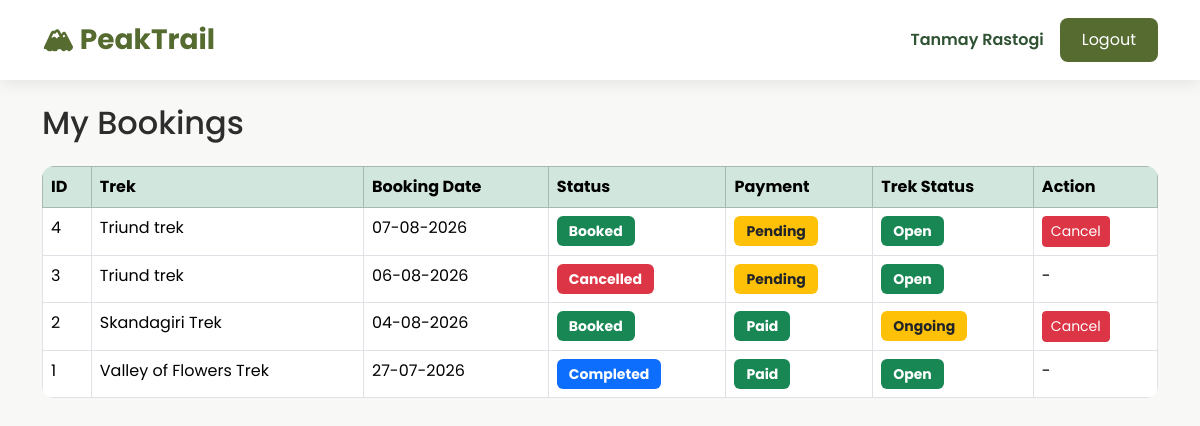
Page /trekker/my-bookings (signed in) on the committed database.
### models/user.py (models this page shows, shortened)
class User(UserMixin, db.Model):
    __tablename__ = "users"
    id = db.Column(db.Integer, primary_key=True)
    name = db.Column(db.String(100), nullable=False)
    email = db.Column(db.String(120), unique=True, nullable=False)
    password = db.Column(db.String(255), nullable=False)
    role = db.Column(db.String(20), nullable=False)
    is_active = db.Column(db.Boolean, default=True)
    is_blacklisted = db.Column(db.Boolean, default=False)
    created_at = db.Column(db.DateTime, default=datetime.utcnow)
    bookings = db.relationship("Booking", backref="user", lazy=True)
    staff_profile = db.relationship(
        "StaffProfile",
        backref="user",
        uselist=False
    )

### models/booking.py (models this page shows, shortened)
class Booking(db.Model):
    __tablename__ = "bookings"
    id = db.Column(db.Integer, primary_key=True)
    user_id = db.Column(
        db.Integer,
        db.ForeignKey("users.id"),
        nullable=False
    )
    trek_id = db.Column(
        db.Integer,
        db.ForeignKey("treks.id"),
        nullable=False
    )
    booking_date = db.Column(
        db.DateTime,
        default=datetime.utcnow
    )
    booking_status = db.Column(
        db.String(20),
        default="Booked"
    )
    payment_status = db.Column(
        db.String(20),
        default="Pending"
    )

### models/trek.py (models this page shows, shortened)
class Trek(db.Model):
    __tablename__ = "treks"
    id = db.Column(db.Integer, primary_key=True)
    trek_name = db.Column(db.String(100), nullable=False)
    location = db.Column(db.String(100), nullable=False)
    image_url = db.Column(db.String(500))
    price = db.Column(
        db.Float,
        nullable=False,
        default=0
    )
    difficulty = db.Column(db.String(20), nullable=False)
    duration = db.Column(db.Integer, nullable=False)
    available_slots = db.Column(db.Integer, nullable=False)
    description = db.Column(db.Text)
    start_date = db.Column(db.Date, nullable=False)
    end_date = db.Column(db.Date, nullable=False)
    status = db.Column(
        db.String(20),
        default="Open"
    )
    assigned_staff_id = db.Column(
        db.Integer,
        db.ForeignKey("staff_profiles.id"),
        nullable=True
    )
    bookings = db.relationship(
        "Booking",
        backref="trek",
        lazy=True,
        cascade="all, delete-orphan"
    )

### routes/trekker.py (the view)
@trekker.route("/trekker/my-bookings")
@login_required
def my_bookings():
    if current_user.role != "trekker":
        flash("Access Denied!", "danger")
        return redirect(url_for("home"))
    bookings = Booking.query.filter_by(
        user_id=current_user.id
    ).order_by(
        Booking.booking_date.desc()
    ).all()
    return render_template(
        "trekker/my_bookings.html",
        bookings=bookings
    )

### app.py (called while the page is built)
@login_manager.user_loader
def load_user(user_id):
    return User.query.get(int(user_id))

### templates/trekker/my_bookings.html (shortened to what this page needs)
{% extends "base.html" %}
{% block content %}
<h2 class="mb-4">
My Bookings
</h2>
{% if bookings %}
<table class="table table-bordered table-hover">
<thead class="table-success">
<tr>
<th>ID</th>
<th>Trek</th>
<th>Booking Date</th>
<th>Status</th>
<th>Payment</th>
<th>Trek Status</th>
<th>Action</th>
</tr>
</thead>
<tbody>
{% for booking in bookings %}
<tr>
<td>{{ booking.id }}</td>
<td>{{ booking.trek.trek_name }}</td>
<td>{{ booking.booking_date.strftime("%d-%m-%Y") }}</td>
<td>
{% if booking.booking_status=="Booked" %}
<span class="badge bg-success">
Booked
</span>
{% elif booking.booking_status=="Completed" %}
<span class="badge bg-primary">
Completed
</span>
{% else %}
<span class="badge bg-danger">
Cancelled
</span>
{% endif %}
</td>
<td>
{% if booking.payment_status=="Paid" %}
<span class="badge bg-success">
Paid
</span>
{% else %}
<span class="badge bg-warning text-dark">
Pending
</span>
{% endif %}
</td>
<td>
{% if booking.trek.status=="Open" %}
<span class="badge bg-success">
Open
</span>
{% elif booking.trek.status=="Ongoing" %}
<span class="badge bg-warning text-dark">
Ongoing
</span>
{% elif booking.trek.status=="Completed" %}
<span class="badge bg-primary">
Completed
</span>
{% else %}
<span class="badge bg-danger">
Closed
</span>
{% endif %}
</td>
<td>
{% if booking.booking_status=="Booked" %}
<a href="{{ url_for('trekker.cancel_booking',
booking_id=booking.id) }}"
class="btn btn-danger btn-sm">
Cancel
</a>
{% else %}
-
{% endif %}
</td>
</tr>
{% endfor %}
</tbody>
</table>
{% else %}
<div class="alert alert-warning">
No bookings found.
</div>
{% endif %}
{% endblock %}

### templates/base.html (shortened to what this page needs)
<!DOCTYPE html>
<html lang="en">
<head>
    <link href="https://cdn.jsdelivr.net/npm/bootstrap@5.3.3/dist/css/bootstrap.min.css" rel="stylesheet">
    <link rel="stylesheet" href="{{ url_for('static', filename='css/style.css') }}">
</head>
<body>
    <nav class="navbar navbar-expand-lg custom-navbar">
<div class="container">
{% if current_user.is_authenticated %}
    {% if current_user.role=="admin" %}
        <a class="navbar-brand fw-bold"
        href="{{ url_for('admin.dashboard') }}">
        🏔 PeakTrail
        </a>
    {% elif current_user.role=="staff" %}
        <a class="navbar-brand fw-bold"
        href="{{ url_for('staff.dashboard') }}">
        🏔 PeakTrail
        </a>
    {% elif current_user.role=="trekker" %}
        <a class="navbar-brand fw-bold"
        href="{{ url_for('trekker.dashboard') }}">
        🏔 PeakTrail
        </a>
    {% endif %}
{% else %}
<a class="navbar-brand fw-bold"
href="{{ url_for('auth.login') }}">
🏔 PeakTrail
</a>
{% endif %}
<div class="ms-auto d-flex align-items-center">
{% if current_user.is_authenticated %}
<span class="welcome-text">
{{ current_user.name }}
</span>
<a href="{{ url_for('auth.logout') }}"
class="btn btn-custom ms-3">
Logout
</a>
{% endif %}
</div>
</div>
</nav>
    <div class="container mt-4">
        {% block content %}
        {% endblock %}
    </div>
</body>
</html>

### static/css/style.css (style rules this page uses)
:root { --primary:#556B2F; --secondary:#2F5233; --accent:#F5F1E8; --background:#F8F8F6; --text:#2D2D2D; }
body { font-family:'Poppins',sans-serif; background:var(--background); color:var(--text); }
.custom-navbar { background:white; box-shadow:0 4px 15px rgba(0,0,0,.08); padding:14px; }
.navbar-brand { color:var(--primary)!important; font-size:28px; }
.welcome-text { font-weight:600; color:var(--secondary); }
.btn-custom { background:var(--primary); color:white; border:none; border-radius:8px; padding:10px 22px; transition:.3s; }
.table { background:white; border-radius:12px; overflow:hidden; }
.badge { padding:8px 12px; font-size:14px; }

### rows in the picture
User: name "Tanmay Rastogi"
Booking: id "4", trek.trek_name "Triund trek", booking_date "07-08-2026", booking_status "Booked", payment_status "Pending", shows "Open"
Booking: id "3", trek.trek_name "Triund trek", booking_date "06-08-2026", booking_status "Cancelled", payment_status "Pending", shows "Open"
Booking: id "2", trek.trek_name "Skandagiri Trek", booking_date "04-08-2026", booking_status "Booked", payment_status "Paid", shows "Ongoing"
Booking: id "1", trek.trek_name "Valley of Flowers Trek", booking_date "27-07-2026", booking_status "Completed", payment_status "Paid", shows "Open"
